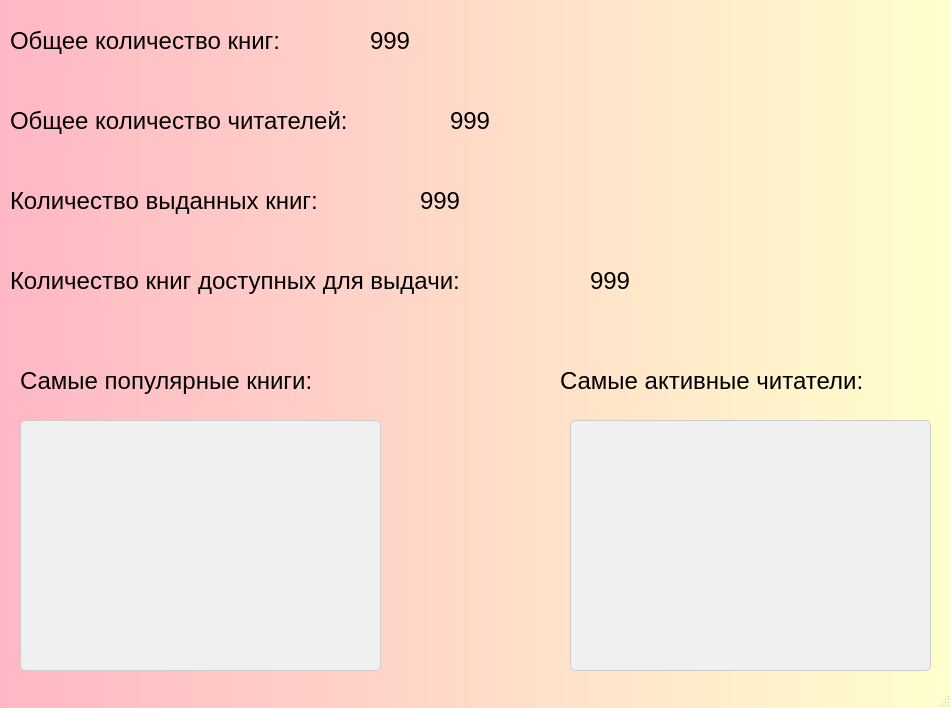
<?xml version="1.0" encoding="UTF-8"?>
<ui version="4.0">
 <class>MainWindow</class>
 <widget class="QMainWindow" name="MainWindow">
  <property name="geometry">
   <rect>
    <x>0</x>
    <y>0</y>
    <width>951</width>
    <height>708</height>
   </rect>
  </property>
  <property name="windowTitle">
   <string>MainWindow</string>
  </property>
  <property name="styleSheet">
   <string notr="true">QMainWindow {
    background: qlineargradient(spread:pad, x1:0, y1:0, x2:1, y2:0, stop:0 rgba(255, 183, 197, 255), stop:1 rgba(255, 255, 204, 255));
    border-radius: 15px;
}</string>
  </property>
  <widget class="QWidget" name="centralwidget">
   <widget class="QLabel" name="label">
    <property name="geometry">
     <rect>
      <x>10</x>
      <y>10</y>
      <width>341</width>
      <height>61</height>
     </rect>
    </property>
    <property name="font">
     <font>
      <pointsize>18</pointsize>
     </font>
    </property>
    <property name="text">
     <string>Общее количество книг:</string>
    </property>
   </widget>
   <widget class="QLabel" name="label_2">
    <property name="geometry">
     <rect>
      <x>10</x>
      <y>90</y>
      <width>431</width>
      <height>61</height>
     </rect>
    </property>
    <property name="font">
     <font>
      <pointsize>18</pointsize>
     </font>
    </property>
    <property name="text">
     <string>Общее количество читателей:</string>
    </property>
   </widget>
   <widget class="QLabel" name="label_3">
    <property name="geometry">
     <rect>
      <x>10</x>
      <y>170</y>
      <width>431</width>
      <height>61</height>
     </rect>
    </property>
    <property name="font">
     <font>
      <pointsize>18</pointsize>
     </font>
    </property>
    <property name="text">
     <string>Количество выданных книг:</string>
    </property>
   </widget>
   <widget class="QLabel" name="label_4">
    <property name="geometry">
     <rect>
      <x>10</x>
      <y>250</y>
      <width>601</width>
      <height>61</height>
     </rect>
    </property>
    <property name="font">
     <font>
      <pointsize>18</pointsize>
     </font>
    </property>
    <property name="text">
     <string>Количество книг доступных для выдачи:</string>
    </property>
   </widget>
   <widget class="QLabel" name="label_5">
    <property name="geometry">
     <rect>
      <x>560</x>
      <y>350</y>
      <width>381</width>
      <height>61</height>
     </rect>
    </property>
    <property name="font">
     <font>
      <pointsize>18</pointsize>
     </font>
    </property>
    <property name="text">
     <string>Самые активные читатели:</string>
    </property>
   </widget>
   <widget class="QLabel" name="label_6">
    <property name="geometry">
     <rect>
      <x>20</x>
      <y>350</y>
      <width>371</width>
      <height>61</height>
     </rect>
    </property>
    <property name="font">
     <font>
      <pointsize>18</pointsize>
     </font>
    </property>
    <property name="text">
     <string>Самые популярные книги:</string>
    </property>
   </widget>
   <widget class="QListWidget" name="list_top_book">
    <property name="geometry">
     <rect>
      <x>20</x>
      <y>420</y>
      <width>361</width>
      <height>251</height>
     </rect>
    </property>
    <property name="styleSheet">
     <string notr="true">QListWidget {
    background-color: #f0f0f0; /* Цвет фона */
    border: 1px solid #cccccc; /* Цвет и стиль границы */
    border-radius: 5px; /* Закругление углов */
    padding: 5px; /* Отступы внутри виджета */
    font-size: 14px; /* Размер шрифта */
    color: #333333; /* Цвет текста */
}

QListWidget::item {
    padding: 10px; /* Отступы для каждого элемента */
    border: none; /* Убираем границу у элементов */
}

QListWidget::item:selected {
    background-color: #007BFF; /* Цвет фона для выделенного элемента */
    color: white; /* Цвет текста для выделенного элемента */
}

QListWidget::item:hover {
    background-color: #e0e0e0; /* Цвет фона при наведении */
}</string>
    </property>
   </widget>
   <widget class="QListWidget" name="list_top_readers">
    <property name="geometry">
     <rect>
      <x>570</x>
      <y>420</y>
      <width>361</width>
      <height>251</height>
     </rect>
    </property>
    <property name="styleSheet">
     <string notr="true">QListWidget {
    background-color: #f0f0f0; /* Цвет фона */
    border: 1px solid #cccccc; /* Цвет и стиль границы */
    border-radius: 5px; /* Закругление углов */
    padding: 5px; /* Отступы внутри виджета */
    font-size: 14px; /* Размер шрифта */
    color: #333333; /* Цвет текста */
}

QListWidget::item {
    padding: 10px; /* Отступы для каждого элемента */
    border: none; /* Убираем границу у элементов */
}

QListWidget::item:selected {
    background-color: #007BFF; /* Цвет фона для выделенного элемента */
    color: white; /* Цвет текста для выделенного элемента */
}

QListWidget::item:hover {
    background-color: #e0e0e0; /* Цвет фона при наведении */
}</string>
    </property>
   </widget>
   <widget class="QLabel" name="sum_book">
    <property name="geometry">
     <rect>
      <x>370</x>
      <y>10</y>
      <width>91</width>
      <height>61</height>
     </rect>
    </property>
    <property name="font">
     <font>
      <pointsize>18</pointsize>
     </font>
    </property>
    <property name="text">
     <string>999</string>
    </property>
   </widget>
   <widget class="QLabel" name="sum_readers">
    <property name="geometry">
     <rect>
      <x>450</x>
      <y>90</y>
      <width>91</width>
      <height>61</height>
     </rect>
    </property>
    <property name="font">
     <font>
      <pointsize>18</pointsize>
     </font>
    </property>
    <property name="text">
     <string>999</string>
    </property>
   </widget>
   <widget class="QLabel" name="sum_extradition">
    <property name="geometry">
     <rect>
      <x>420</x>
      <y>170</y>
      <width>91</width>
      <height>61</height>
     </rect>
    </property>
    <property name="font">
     <font>
      <pointsize>18</pointsize>
     </font>
    </property>
    <property name="text">
     <string>999</string>
    </property>
   </widget>
   <widget class="QLabel" name="sum_book_to_extradition">
    <property name="geometry">
     <rect>
      <x>590</x>
      <y>250</y>
      <width>91</width>
      <height>61</height>
     </rect>
    </property>
    <property name="font">
     <font>
      <pointsize>18</pointsize>
     </font>
    </property>
    <property name="text">
     <string>999</string>
    </property>
   </widget>
  </widget>
  <widget class="QMenuBar" name="menubar">
   <property name="geometry">
    <rect>
     <x>0</x>
     <y>0</y>
     <width>951</width>
     <height>26</height>
    </rect>
   </property>
  </widget>
  <widget class="QStatusBar" name="statusbar"/>
 </widget>
 <resources/>
 <connections/>
</ui>
